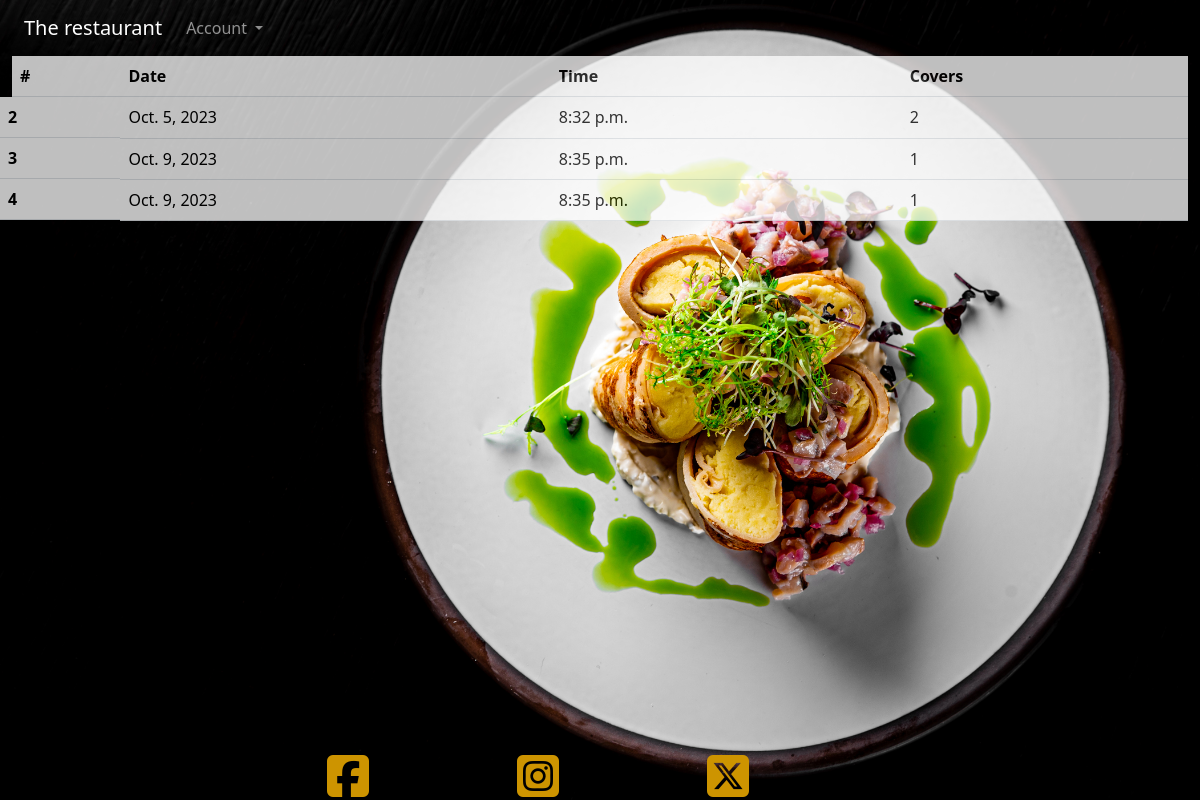
The app's page /viewbookings/ (signed in), older data.
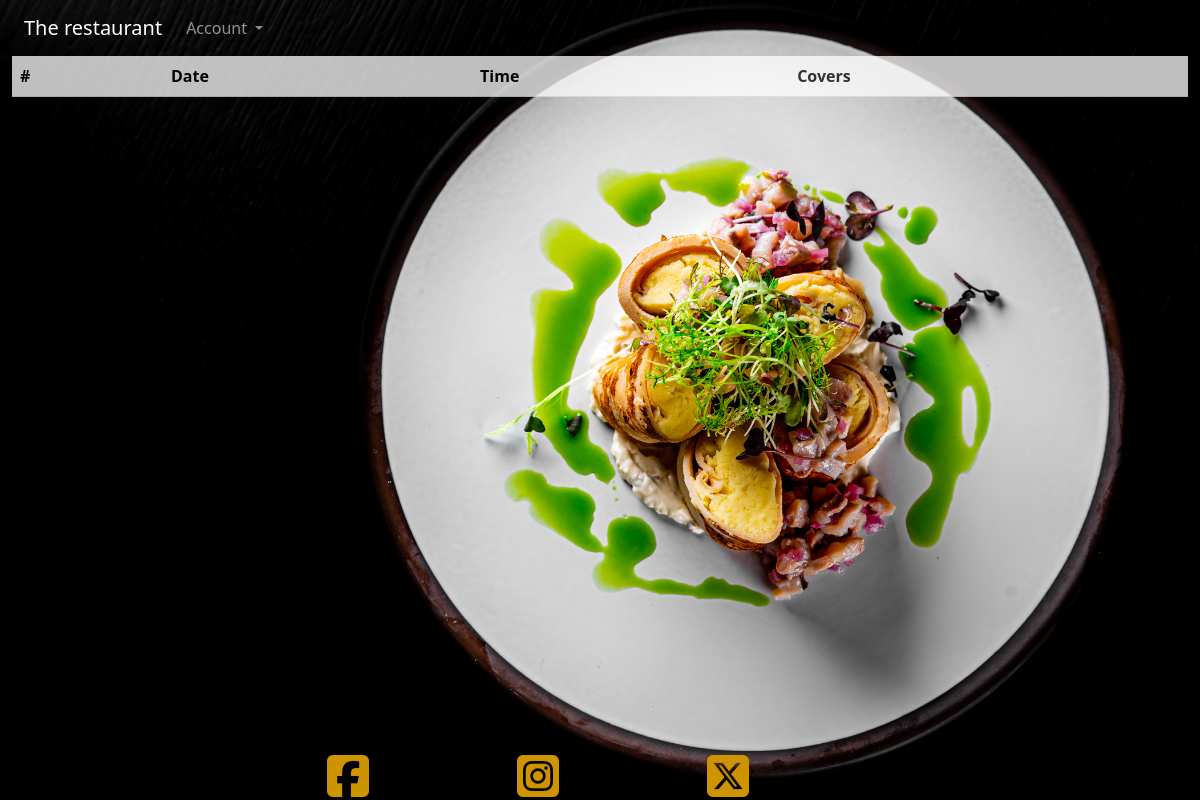
The same page, newer data.
### therestaurant/models.py (models this page shows)
class Reservation(models.Model):
    user = models.ForeignKey(User, on_delete=models.CASCADE, null=True)
    first_name = models.CharField(max_length=50, null=False, blank=False)
    last_name = models.CharField(max_length=50, null=False, blank=False)
    email = models.EmailField(null=False, blank=False)
    contact_number = models.IntegerField(null=False, blank=False)
    date = models.DateField(null=False, blank=False)
    time = models.TimeField(null=False, blank=False)
    covers = models.IntegerField(null=False, blank=False)
    table = models.ForeignKey(Table, on_delete=models.CASCADE, default=get_default_table)

### therestaurant/views.py (the view)
# urls.py: path('viewbookings/', get_bookings, name='get_bookings')
def get_bookings(request):
    user_bookings = Reservation.objects.filter(user=request.user)
    return render(request, 'viewbooking/viewbookings.html', {'user_bookings': user_bookings})

### therestaurant/templates/viewbooking/viewbookings.html
{% extends "home/home.html" %}
{% block content %}
<table class="table opacity-75">
    <thead>
        <th scope="col" >#</th>
        <th scope="col" >Date</th>
        <th scope="col" >Time</th>
        <th scope="col" >Covers</th>
    </thead>
    <tbody>
        {% for booking in user_bookings %}
        <tr>
            <th class="row">{{ booking.id }}</th>
            <td>{{ booking.date }}</td>
            <td>{{ booking.time }}</td>
            <td>{{ booking.covers }}</td>
        </tr>
        {% endfor %}
    </tbody>
</table>
{% endblock %}

### therestaurant/templates/home/home.html (shortened to what this page needs)
<!DOCTYPE html>
<html lang="en">
<head>
    <link href="https://cdn.jsdelivr.net/npm/bootstrap@5.3.1/dist/css/bootstrap.min.css" rel="stylesheet"
>
    {% load static %}
    <link rel="stylesheet" href="{% static 'home/style.css' %}">
</head>
<body>
    <div class="hero container-fluid">
        <nav class="navbar navbar-expand-lg navbar-dark ">
            <div class="container-fluid">
              <a class="navbar-brand" href="{%url 'get_homepage' %}">The restaurant</a>
              <div class="collapse navbar-collapse" id="navbarNavDarkDropdown">
                <ul class="navbar-nav">
                  <li class="nav-item dropdown">
                    <a class="nav-link dropdown-toggle" href="#" id="navbarDarkDropdownMenuLink" role="button" data-bs-toggle="dropdown" aria-expanded="false">
                      Account
                    </a>
                  </li>
                </ul>
              </div>
            </div>
          </nav>
        <div>
            {% block content %}
            {% endblock %}
        </div>
        <div class="container footer fixed-bottom">
            <div class="row justify-content-center">
                <div class="col-2">
                    <a href="/"><i class="fa-brands fa-square-facebook"></i></a>
                </div>
                <div class="col-2">
                    <a href="/"><i class="fa-brands fa-square-instagram"></i></a>
                </div>
                <div class="col-2">
                    <a href="/"><i class="fa-brands fa-square-x-twitter"></i></a>
                </div>
            </div>
        </div>
    </div>
</body>
</html>

### therestaurant/static/home/style.css (style rules this page uses)
.hero { background: url('images/home_hero.jpg') no-repeat center center; background-size: cover; min-height: 100vh; }
@media (min-width: 425px) { .hero { min-height: 100vh; align-items: center; } }
i { font-size: 3em; text-decoration: none; color: #cd9400; }

Row changes from the older to the newer data that the page shows:
removed Reservation: id "2", date "Oct. 5, 2023", time "8:32 p.m.", covers "2"
removed Reservation: id "3", date "Oct. 9, 2023", time "8:35 p.m.", covers "1"
removed Reservation: id "4", date "Oct. 9, 2023", time "8:35 p.m.", covers "1"
